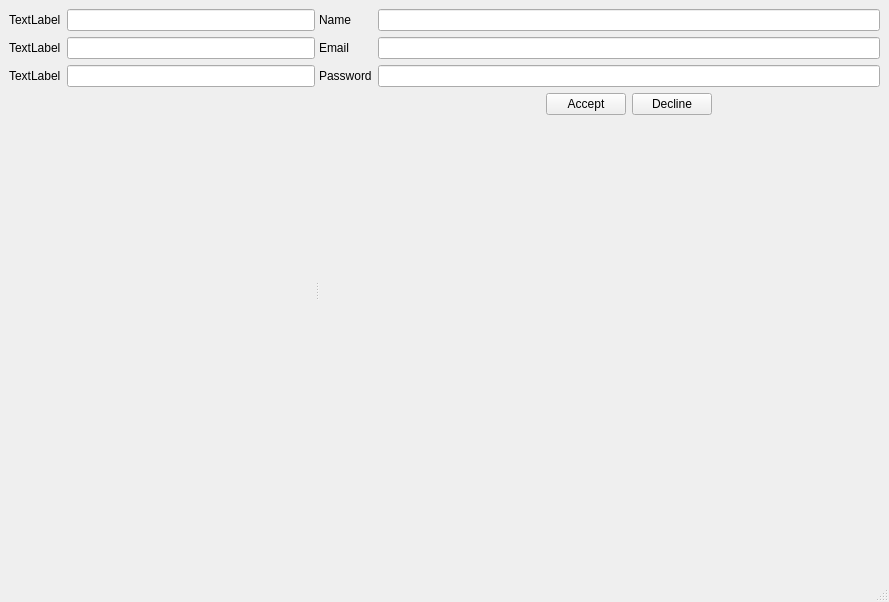
<?xml version="1.0" encoding="UTF-8"?>
<ui version="4.0">
 <class>MainWindow</class>
 <widget class="QMainWindow" name="MainWindow">
  <property name="geometry">
   <rect>
    <x>0</x>
    <y>0</y>
    <width>889</width>
    <height>602</height>
   </rect>
  </property>
  <property name="windowTitle">
   <string>MainWindow</string>
  </property>
  <widget class="QWidget" name="centralwidget">
   <layout class="QHBoxLayout" name="horizontalLayout_2">
    <item>
     <widget class="QSplitter" name="splitter">
      <property name="orientation">
       <enum>Qt::Horizontal</enum>
      </property>
      <widget class="QWidget" name="formLayoutWidget_2">
       <layout class="QFormLayout" name="formLayout_4">
        <item row="0" column="0">
         <widget class="QLabel" name="label_4">
          <property name="text">
           <string>TextLabel</string>
          </property>
          <property name="buddy">
           <cstring>lineEdit_4</cstring>
          </property>
         </widget>
        </item>
        <item row="0" column="1">
         <widget class="QLineEdit" name="lineEdit_4"/>
        </item>
        <item row="1" column="0">
         <widget class="QLabel" name="label_5">
          <property name="text">
           <string>TextLabel</string>
          </property>
          <property name="buddy">
           <cstring>lineEdit_5</cstring>
          </property>
         </widget>
        </item>
        <item row="1" column="1">
         <widget class="QLineEdit" name="lineEdit_5"/>
        </item>
        <item row="2" column="0">
         <widget class="QLabel" name="label_6">
          <property name="text">
           <string>TextLabel</string>
          </property>
          <property name="buddy">
           <cstring>lineEdit_6</cstring>
          </property>
         </widget>
        </item>
        <item row="2" column="1">
         <widget class="QLineEdit" name="lineEdit_6"/>
        </item>
       </layout>
      </widget>
      <widget class="QWidget" name="formLayoutWidget">
       <layout class="QFormLayout" name="formLayout">
        <item row="0" column="0">
         <widget class="QLabel" name="label">
          <property name="text">
           <string>Name</string>
          </property>
          <property name="buddy">
           <cstring>lineEdit</cstring>
          </property>
         </widget>
        </item>
        <item row="0" column="1">
         <widget class="QLineEdit" name="lineEdit"/>
        </item>
        <item row="1" column="0">
         <widget class="QLabel" name="label_2">
          <property name="text">
           <string>Email</string>
          </property>
          <property name="buddy">
           <cstring>lineEdit_3</cstring>
          </property>
         </widget>
        </item>
        <item row="1" column="1">
         <widget class="QLineEdit" name="lineEdit_3"/>
        </item>
        <item row="2" column="0">
         <widget class="QLabel" name="label_3">
          <property name="text">
           <string>Password</string>
          </property>
          <property name="buddy">
           <cstring>lineEdit_2</cstring>
          </property>
         </widget>
        </item>
        <item row="2" column="1">
         <widget class="QLineEdit" name="lineEdit_2"/>
        </item>
        <item row="3" column="1">
         <layout class="QHBoxLayout" name="horizontalLayout">
          <item>
           <spacer name="horizontalSpacer">
            <property name="orientation">
             <enum>Qt::Horizontal</enum>
            </property>
            <property name="sizeHint" stdset="0">
             <size>
              <width>40</width>
              <height>20</height>
             </size>
            </property>
           </spacer>
          </item>
          <item>
           <widget class="QPushButton" name="pushButton">
            <property name="text">
             <string>Accept</string>
            </property>
           </widget>
          </item>
          <item>
           <widget class="QPushButton" name="pushButton_2">
            <property name="text">
             <string>Decline</string>
            </property>
           </widget>
          </item>
          <item>
           <spacer name="horizontalSpacer_2">
            <property name="orientation">
             <enum>Qt::Horizontal</enum>
            </property>
            <property name="sizeHint" stdset="0">
             <size>
              <width>40</width>
              <height>20</height>
             </size>
            </property>
           </spacer>
          </item>
         </layout>
        </item>
       </layout>
      </widget>
     </widget>
    </item>
   </layout>
  </widget>
  <widget class="QMenuBar" name="menubar">
   <property name="geometry">
    <rect>
     <x>0</x>
     <y>0</y>
     <width>889</width>
     <height>22</height>
    </rect>
   </property>
  </widget>
  <widget class="QStatusBar" name="statusbar"/>
 </widget>
 <tabstops>
  <tabstop>pushButton</tabstop>
  <tabstop>lineEdit</tabstop>
  <tabstop>lineEdit_2</tabstop>
  <tabstop>lineEdit_3</tabstop>
  <tabstop>lineEdit_4</tabstop>
  <tabstop>lineEdit_5</tabstop>
  <tabstop>lineEdit_6</tabstop>
  <tabstop>pushButton_2</tabstop>
 </tabstops>
 <resources/>
 <connections/>
</ui>
